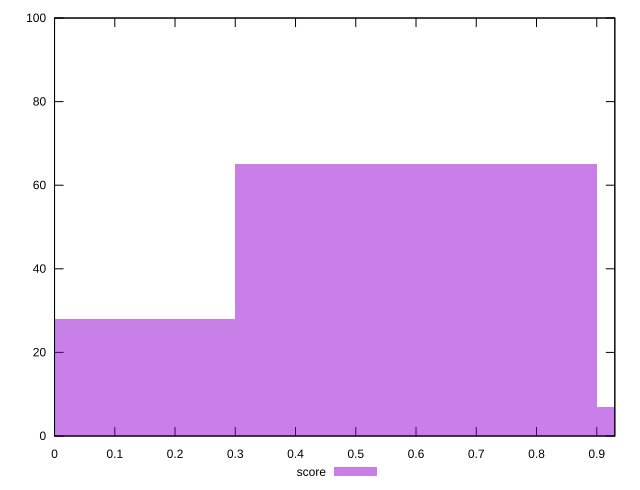

The gnuplot source for this figure:
reset

$score <<EOF
0.5997876774233997 65
1.1995753548467993 7
0 28
EOF

set key outside below
set boxwidth 0.5997876774233997
set xrange [0:0.93]
set yrange [0:100]
set trange [0:100]
set style fill transparent solid 0.5 noborder
set terminal svg size 640, 490 enhanced background rgb 'white'
set output "report_00013_2021-02-09T12-04-24.940Z/max-potential-fid/samples/pages+cached+noadtech+nomedia/score/histogram.svg"

plot $score title "score" with boxes

reset
